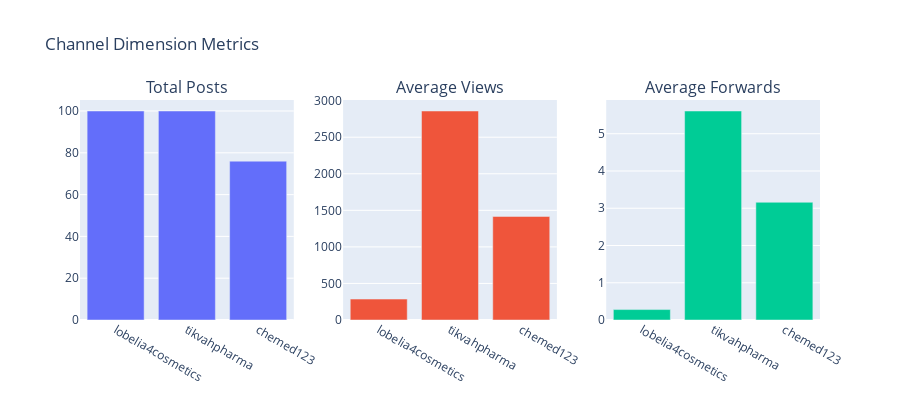

Notebook code for this chart:
### Code cell
# Visualize channel metrics
fig = make_subplots(
    rows=1, cols=3,
    subplot_titles=('Total Posts', 'Average Views', 'Average Forwards')
)

# Total posts
fig.add_trace(
    go.Bar(x=dim_channels['channel_name'], y=dim_channels['total_posts'], 
           name='Posts', marker_color='#636EFA'),
    row=1, col=1
)

# Average views
fig.add_trace(
    go.Bar(x=dim_channels['channel_name'], y=dim_channels['avg_views'], 
           name='Views', marker_color='#EF553B'),
    row=1, col=2
)

# Average forwards
fig.add_trace(
    go.Bar(x=dim_channels['channel_name'], y=dim_channels['avg_forwards'], 
           name='Forwards', marker_color='#00CC96'),
    row=1, col=3
)

fig.update_layout(height=400, showlegend=False, title_text="Channel Dimension Metrics")
fig.show()

### Figure 1 — Plotly figure (JSON) as saved in the notebook; plotly's stock layout.template omitted (floating-point values rounded to 4 significant figures)
{"data": [{"marker": {"color": "#636EFA"}, "name": "Posts", "type": "bar", "x": ["lobelia4cosmetics", "tikvahpharma", "chemed123"], "xaxis": "x", "y": [100, 100, 76], "yaxis": "y"}, {"marker": {"color": "#EF553B"}, "name": "Views", "type": "bar", "x": ["lobelia4cosmetics", "tikvahpharma", "chemed123"], "xaxis": "x2", "y": [286.2, 2859.0, 1416.0], "yaxis": "y2"}, {"marker": {"color": "#00CC96"}, "name": "Forwards", "type": "bar", "x": ["lobelia4cosmetics", "tikvahpharma", "chemed123"], "xaxis": "x3", "y": [0.28, 5.61, 3.16], "yaxis": "y3"}], "layout": {"annotations": [{"font": {"size": 16}, "showarrow": false, "text": "Total Posts", "x": 0.1444, "xanchor": "center", "xref": "paper", "y": 1, "yanchor": "bottom", "yref": "paper"}, {"font": {"size": 16}, "showarrow": false, "text": "Average Views", "x": 0.5, "xanchor": "center", "xref": "paper", "y": 1, "yanchor": "bottom", "yref": "paper"}, {"font": {"size": 16}, "showarrow": false, "text": "Average Forwards", "x": 0.8556, "xanchor": "center", "xref": "paper", "y": 1, "yanchor": "bottom", "yref": "paper"}], "height": 400, "showlegend": false, "title": {"text": "Channel Dimension Metrics"}, "xaxis": {"anchor": "y", "domain": [0, 0.2889]}, "xaxis2": {"anchor": "y2", "domain": [0.3556, 0.6444]}, "xaxis3": {"anchor": "y3", "domain": [0.7111, 1]}, "yaxis": {"anchor": "x", "domain": [0, 1]}, "yaxis2": {"anchor": "x2", "domain": [0, 1]}, "yaxis3": {"anchor": "x3", "domain": [0, 1]}}}
